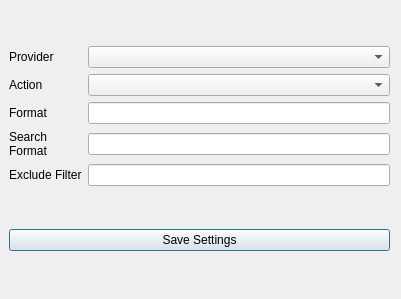
<?xml version="1.0" encoding="UTF-8"?>
<ui version="4.0">
 <class>Dialog</class>
 <widget class="QDialog" name="Dialog">
  <property name="geometry">
   <rect>
    <x>0</x>
    <y>0</y>
    <width>401</width>
    <height>299</height>
   </rect>
  </property>
  <property name="windowTitle">
   <string>Settings</string>
  </property>
  <widget class="QWidget" name="verticalLayoutWidget">
   <property name="geometry">
    <rect>
     <x>9</x>
     <y>9</y>
     <width>381</width>
     <height>281</height>
    </rect>
   </property>
   <layout class="QVBoxLayout" name="mainLayout">
    <item>
     <layout class="QGridLayout" name="editLayout">
      <item row="0" column="1">
       <widget class="QComboBox" name="providerBox"/>
      </item>
      <item row="2" column="1">
       <widget class="QLineEdit" name="formatEdit"/>
      </item>
      <item row="1" column="1">
       <widget class="QComboBox" name="actionBox"/>
      </item>
      <item row="1" column="0">
       <widget class="QLabel" name="actionLabel">
        <property name="text">
         <string>Action</string>
        </property>
       </widget>
      </item>
      <item row="3" column="0">
       <widget class="QLabel" name="searchLabel">
        <property name="text">
         <string>&lt;html&gt;&lt;head/&gt;&lt;body&gt;&lt;p&gt;Search&lt;br/&gt;Format&lt;/p&gt;&lt;/body&gt;&lt;/html&gt;</string>
        </property>
       </widget>
      </item>
      <item row="0" column="0">
       <widget class="QLabel" name="providerLabel">
        <property name="text">
         <string>Provider</string>
        </property>
       </widget>
      </item>
      <item row="2" column="0">
       <widget class="QLabel" name="formatLabel">
        <property name="text">
         <string>Format</string>
        </property>
       </widget>
      </item>
      <item row="3" column="1">
       <widget class="QLineEdit" name="searchEdit"/>
      </item>
      <item row="4" column="0">
       <widget class="QLabel" name="excludeLabel">
        <property name="text">
         <string>Exclude Filter</string>
        </property>
       </widget>
      </item>
      <item row="4" column="1">
       <widget class="QLineEdit" name="excludeEdit"/>
      </item>
     </layout>
    </item>
    <item>
     <widget class="QPushButton" name="saveButton">
      <property name="text">
       <string>Save Settings</string>
      </property>
     </widget>
    </item>
   </layout>
  </widget>
 </widget>
 <resources/>
 <connections/>
</ui>
